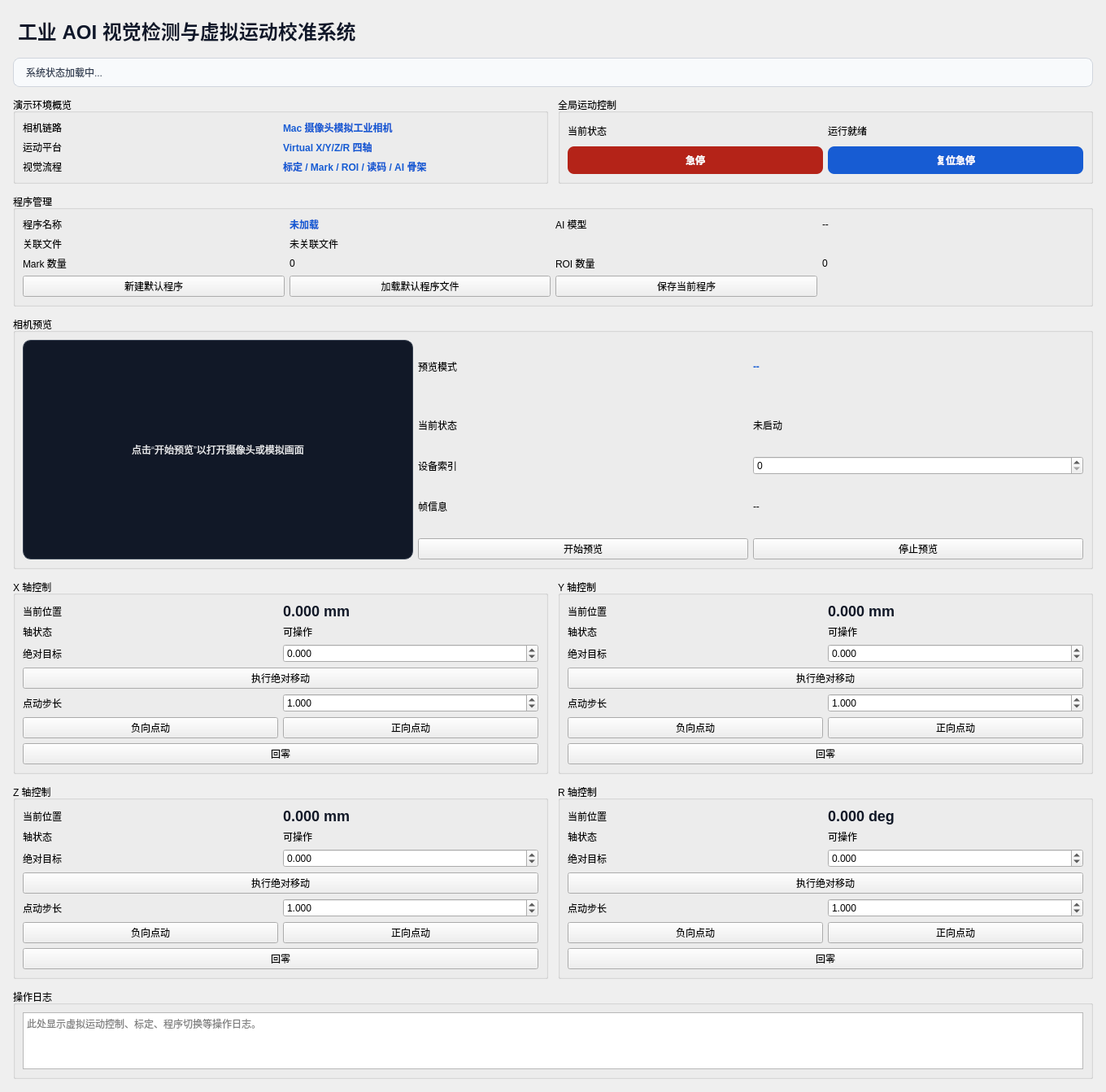
<?xml version="1.0" encoding="UTF-8"?>
<ui version="4.0">
 <class>MainWindow</class>
 <widget class="QMainWindow" name="MainWindow">
  <property name="geometry">
   <rect>
    <x>0</x>
    <y>0</y>
    <width>1360</width>
    <height>860</height>
   </rect>
  </property>
  <property name="windowTitle">
   <string>Industrial Desktop AOI System</string>
  </property>
  <widget class="QWidget" name="centralwidget">
   <layout class="QVBoxLayout" name="verticalLayout">
    <property name="spacing">
     <number>12</number>
    </property>
    <property name="leftMargin">
     <number>16</number>
    </property>
    <property name="topMargin">
     <number>16</number>
    </property>
    <property name="rightMargin">
     <number>16</number>
    </property>
    <property name="bottomMargin">
     <number>16</number>
    </property>
    <item>
     <widget class="QLabel" name="titleLabel">
      <property name="styleSheet">
       <string notr="true">font-size: 24px; font-weight: 700; color: #0f172a; padding: 4px 0;</string>
      </property>
      <property name="text">
       <string>工业 AOI 视觉检测与虚拟运动校准系统</string>
      </property>
     </widget>
    </item>
    <item>
     <widget class="QLabel" name="statusLabel">
      <property name="styleSheet">
       <string notr="true">padding: 8px 12px; border: 1px solid #d0d5dd; border-radius: 8px; background: #f8fafc; color: #344054;</string>
      </property>
      <property name="text">
       <string>系统状态加载中...</string>
      </property>
     </widget>
    </item>
    <item>
     <layout class="QHBoxLayout" name="overviewLayout">
      <property name="spacing">
       <number>12</number>
      </property>
      <item>
       <widget class="QGroupBox" name="demoOverviewGroupBox">
        <property name="title">
         <string>演示环境概览</string>
        </property>
        <layout class="QGridLayout" name="demoOverviewGridLayout">
         <item row="0" column="0">
          <widget class="QLabel" name="cameraTitleLabel">
           <property name="text">
            <string>相机链路</string>
           </property>
          </widget>
         </item>
         <item row="0" column="1">
          <widget class="QLabel" name="cameraValueLabel">
           <property name="styleSheet">
            <string notr="true">font-weight: 700; color: #175cd3;</string>
           </property>
           <property name="text">
            <string>Mac 摄像头模拟工业相机</string>
           </property>
          </widget>
         </item>
         <item row="1" column="0">
          <widget class="QLabel" name="motionTitleLabel">
           <property name="text">
            <string>运动平台</string>
           </property>
          </widget>
         </item>
         <item row="1" column="1">
          <widget class="QLabel" name="motionValueLabel">
           <property name="styleSheet">
            <string notr="true">font-weight: 700; color: #175cd3;</string>
           </property>
           <property name="text">
            <string>Virtual X/Y/Z/R 四轴</string>
           </property>
          </widget>
         </item>
         <item row="2" column="0">
          <widget class="QLabel" name="visionTitleLabel">
           <property name="text">
            <string>视觉流程</string>
           </property>
          </widget>
         </item>
         <item row="2" column="1">
          <widget class="QLabel" name="visionValueLabel">
           <property name="styleSheet">
            <string notr="true">font-weight: 700; color: #175cd3;</string>
           </property>
           <property name="text">
            <string>标定 / Mark / ROI / 读码 / AI 骨架</string>
           </property>
          </widget>
         </item>
        </layout>
       </widget>
      </item>
      <item>
       <widget class="QGroupBox" name="motionCommandGroupBox">
        <property name="title">
         <string>全局运动控制</string>
        </property>
        <layout class="QGridLayout" name="motionCommandGridLayout">
         <item row="0" column="0">
          <widget class="QLabel" name="motionStateTitleLabel">
           <property name="text">
            <string>当前状态</string>
           </property>
          </widget>
         </item>
         <item row="0" column="1">
          <widget class="QLabel" name="motionStateValueLabel">
           <property name="text">
            <string>运行就绪</string>
           </property>
          </widget>
         </item>
         <item row="1" column="0">
          <widget class="QPushButton" name="emergencyStopButton">
           <property name="styleSheet">
            <string notr="true">QPushButton { background: #b42318; color: white; font-weight: 700; padding: 8px 18px; border-radius: 8px; } QPushButton:disabled { background: #fda29b; }</string>
           </property>
           <property name="text">
            <string>急停</string>
           </property>
          </widget>
         </item>
         <item row="1" column="1">
          <widget class="QPushButton" name="resetStopButton">
           <property name="styleSheet">
            <string notr="true">QPushButton { background: #175cd3; color: white; font-weight: 700; padding: 8px 18px; border-radius: 8px; } QPushButton:disabled { background: #84caff; }</string>
           </property>
           <property name="text">
            <string>复位急停</string>
           </property>
          </widget>
         </item>
        </layout>
       </widget>
      </item>
     </layout>
    </item>
    <item>
     <widget class="QGroupBox" name="programSummaryGroupBox">
      <property name="title">
       <string>程序管理</string>
      </property>
      <layout class="QGridLayout" name="programSummaryGridLayout">
       <item row="0" column="0">
        <widget class="QLabel" name="programNameTitleLabel">
         <property name="text">
          <string>程序名称</string>
         </property>
        </widget>
       </item>
       <item row="0" column="1">
        <widget class="QLabel" name="programNameValueLabel">
         <property name="styleSheet">
          <string notr="true">font-weight: 700; color: #175cd3;</string>
         </property>
         <property name="text">
          <string>未加载</string>
         </property>
        </widget>
       </item>
       <item row="0" column="2">
        <widget class="QLabel" name="programAiModelTitleLabel">
         <property name="text">
          <string>AI 模型</string>
         </property>
        </widget>
       </item>
       <item row="0" column="3">
        <widget class="QLabel" name="programAiModelValueLabel">
         <property name="text">
          <string>--</string>
         </property>
        </widget>
       </item>
       <item row="1" column="0">
        <widget class="QLabel" name="programFileTitleLabel">
         <property name="text">
          <string>关联文件</string>
         </property>
        </widget>
       </item>
       <item row="1" column="1" colspan="3">
        <widget class="QLabel" name="programFileValueLabel">
         <property name="text">
          <string>未关联文件</string>
         </property>
         <property name="wordWrap">
          <bool>true</bool>
         </property>
        </widget>
       </item>
       <item row="2" column="0">
        <widget class="QLabel" name="programMarksTitleLabel">
         <property name="text">
          <string>Mark 数量</string>
         </property>
        </widget>
       </item>
       <item row="2" column="1">
        <widget class="QLabel" name="programMarksValueLabel">
         <property name="text">
          <string>0</string>
         </property>
        </widget>
       </item>
       <item row="2" column="2">
        <widget class="QLabel" name="programRoisTitleLabel">
         <property name="text">
          <string>ROI 数量</string>
         </property>
        </widget>
       </item>
       <item row="2" column="3">
        <widget class="QLabel" name="programRoisValueLabel">
         <property name="text">
          <string>0</string>
         </property>
        </widget>
       </item>
       <item row="3" column="0">
        <widget class="QPushButton" name="newProgramButton">
         <property name="text">
          <string>新建默认程序</string>
         </property>
        </widget>
       </item>
       <item row="3" column="1">
        <widget class="QPushButton" name="loadProgramButton">
         <property name="text">
          <string>加载默认程序文件</string>
         </property>
        </widget>
       </item>
       <item row="3" column="2">
        <widget class="QPushButton" name="saveProgramButton">
         <property name="text">
          <string>保存当前程序</string>
         </property>
        </widget>
       </item>
      </layout>
     </widget>
    </item>
    <item>
     <widget class="QGroupBox" name="cameraPreviewGroupBox">
      <property name="title">
       <string>相机预览</string>
      </property>
      <layout class="QGridLayout" name="cameraPreviewGridLayout">
       <item row="0" column="0" rowspan="5">
        <widget class="QLabel" name="cameraPreviewLabel">
         <property name="minimumSize">
          <size>
           <width>480</width>
           <height>270</height>
          </size>
         </property>
         <property name="styleSheet">
          <string notr="true">background: #111827; color: #e5e7eb; border: 1px solid #374151; border-radius: 10px; padding: 12px;</string>
         </property>
         <property name="frameShape">
          <enum>QFrame::StyledPanel</enum>
         </property>
         <property name="alignment">
          <set>Qt::AlignCenter</set>
         </property>
         <property name="text">
          <string>点击“开始预览”以打开摄像头或模拟画面</string>
         </property>
         <property name="wordWrap">
          <bool>true</bool>
         </property>
        </widget>
       </item>
       <item row="0" column="1">
        <widget class="QLabel" name="cameraSourceTitleLabel">
         <property name="text">
          <string>预览模式</string>
         </property>
        </widget>
       </item>
       <item row="0" column="2">
        <widget class="QLabel" name="cameraSourceValueLabel">
         <property name="styleSheet">
          <string notr="true">font-weight: 700; color: #175cd3;</string>
         </property>
         <property name="text">
          <string>--</string>
         </property>
        </widget>
       </item>
       <item row="1" column="1">
        <widget class="QLabel" name="cameraStatusTitleLabel">
         <property name="text">
          <string>当前状态</string>
         </property>
        </widget>
       </item>
       <item row="1" column="2">
        <widget class="QLabel" name="cameraStatusValueLabel">
         <property name="text">
          <string>未启动</string>
         </property>
        </widget>
       </item>
       <item row="2" column="1">
        <widget class="QLabel" name="cameraIndexTitleLabel">
         <property name="text">
          <string>设备索引</string>
         </property>
        </widget>
       </item>
       <item row="2" column="2">
        <widget class="QSpinBox" name="cameraIndexSpinBox">
         <property name="minimum">
          <number>0</number>
         </property>
         <property name="maximum">
          <number>9</number>
         </property>
        </widget>
       </item>
       <item row="3" column="1">
        <widget class="QLabel" name="cameraFrameInfoTitleLabel">
         <property name="text">
          <string>帧信息</string>
         </property>
        </widget>
       </item>
       <item row="3" column="2">
        <widget class="QLabel" name="cameraFrameInfoValueLabel">
         <property name="text">
          <string>--</string>
         </property>
        </widget>
       </item>
       <item row="4" column="1">
        <widget class="QPushButton" name="startCameraButton">
         <property name="text">
          <string>开始预览</string>
         </property>
        </widget>
       </item>
       <item row="4" column="2">
        <widget class="QPushButton" name="stopCameraButton">
         <property name="text">
          <string>停止预览</string>
         </property>
        </widget>
       </item>
      </layout>
     </widget>
    </item>
    <item>
     <layout class="QGridLayout" name="axisGridLayout">
      <property name="horizontalSpacing">
       <number>12</number>
      </property>
      <property name="verticalSpacing">
       <number>12</number>
      </property>
      <item row="0" column="0">
       <widget class="QGroupBox" name="xAxisGroupBox">
        <property name="title">
         <string>X 轴控制</string>
        </property>
        <layout class="QGridLayout" name="xAxisGridLayout">
         <item row="0" column="0">
          <widget class="QLabel" name="xPositionTitleLabel">
           <property name="text">
            <string>当前位置</string>
           </property>
          </widget>
         </item>
         <item row="0" column="1">
          <widget class="QLabel" name="xPositionValueLabel">
           <property name="styleSheet">
            <string notr="true">font-size: 18px; font-weight: 700; color: #111827;</string>
           </property>
           <property name="text">
            <string>0.000 mm</string>
           </property>
          </widget>
         </item>
         <item row="1" column="0">
          <widget class="QLabel" name="xAxisStateTitleLabel">
           <property name="text">
            <string>轴状态</string>
           </property>
          </widget>
         </item>
         <item row="1" column="1">
          <widget class="QLabel" name="xAxisStateValueLabel">
           <property name="text">
            <string>可操作</string>
           </property>
          </widget>
         </item>
         <item row="2" column="0">
          <widget class="QLabel" name="xTargetTitleLabel">
           <property name="text">
            <string>绝对目标</string>
           </property>
          </widget>
         </item>
         <item row="2" column="1">
          <widget class="QDoubleSpinBox" name="xTargetSpinBox">
           <property name="minimum">
            <double>-9999.000000000000000</double>
           </property>
           <property name="maximum">
            <double>9999.000000000000000</double>
           </property>
           <property name="decimals">
            <number>3</number>
           </property>
          </widget>
         </item>
         <item row="3" column="0" colspan="2">
          <widget class="QPushButton" name="xAbsMoveButton">
           <property name="text">
            <string>执行绝对移动</string>
           </property>
          </widget>
         </item>
         <item row="4" column="0">
          <widget class="QLabel" name="xStepTitleLabel">
           <property name="text">
            <string>点动步长</string>
           </property>
          </widget>
         </item>
         <item row="4" column="1">
          <widget class="QDoubleSpinBox" name="xStepSpinBox">
           <property name="minimum">
            <double>0.001000000000000</double>
           </property>
           <property name="maximum">
            <double>999.000000000000000</double>
           </property>
           <property name="value">
            <double>1.000000000000000</double>
           </property>
           <property name="decimals">
            <number>3</number>
           </property>
          </widget>
         </item>
         <item row="5" column="0">
          <widget class="QPushButton" name="xJogNegativeButton">
           <property name="text">
            <string>负向点动</string>
           </property>
          </widget>
         </item>
         <item row="5" column="1">
          <widget class="QPushButton" name="xJogPositiveButton">
           <property name="text">
            <string>正向点动</string>
           </property>
          </widget>
         </item>
         <item row="6" column="0" colspan="2">
          <widget class="QPushButton" name="xHomeButton">
           <property name="text">
            <string>回零</string>
           </property>
          </widget>
         </item>
        </layout>
       </widget>
      </item>
      <item row="0" column="1">
       <widget class="QGroupBox" name="yAxisGroupBox">
        <property name="title">
         <string>Y 轴控制</string>
        </property>
        <layout class="QGridLayout" name="yAxisGridLayout">
         <item row="0" column="0">
          <widget class="QLabel" name="yPositionTitleLabel">
           <property name="text">
            <string>当前位置</string>
           </property>
          </widget>
         </item>
         <item row="0" column="1">
          <widget class="QLabel" name="yPositionValueLabel">
           <property name="styleSheet">
            <string notr="true">font-size: 18px; font-weight: 700; color: #111827;</string>
           </property>
           <property name="text">
            <string>0.000 mm</string>
           </property>
          </widget>
         </item>
         <item row="1" column="0">
          <widget class="QLabel" name="yAxisStateTitleLabel">
           <property name="text">
            <string>轴状态</string>
           </property>
          </widget>
         </item>
         <item row="1" column="1">
          <widget class="QLabel" name="yAxisStateValueLabel">
           <property name="text">
            <string>可操作</string>
           </property>
          </widget>
         </item>
         <item row="2" column="0">
          <widget class="QLabel" name="yTargetTitleLabel">
           <property name="text">
            <string>绝对目标</string>
           </property>
          </widget>
         </item>
         <item row="2" column="1">
          <widget class="QDoubleSpinBox" name="yTargetSpinBox">
           <property name="minimum">
            <double>-9999.000000000000000</double>
           </property>
           <property name="maximum">
            <double>9999.000000000000000</double>
           </property>
           <property name="decimals">
            <number>3</number>
           </property>
          </widget>
         </item>
         <item row="3" column="0" colspan="2">
          <widget class="QPushButton" name="yAbsMoveButton">
           <property name="text">
            <string>执行绝对移动</string>
           </property>
          </widget>
         </item>
         <item row="4" column="0">
          <widget class="QLabel" name="yStepTitleLabel">
           <property name="text">
            <string>点动步长</string>
           </property>
          </widget>
         </item>
         <item row="4" column="1">
          <widget class="QDoubleSpinBox" name="yStepSpinBox">
           <property name="minimum">
            <double>0.001000000000000</double>
           </property>
           <property name="maximum">
            <double>999.000000000000000</double>
           </property>
           <property name="value">
            <double>1.000000000000000</double>
           </property>
           <property name="decimals">
            <number>3</number>
           </property>
          </widget>
         </item>
         <item row="5" column="0">
          <widget class="QPushButton" name="yJogNegativeButton">
           <property name="text">
            <string>负向点动</string>
           </property>
          </widget>
         </item>
         <item row="5" column="1">
          <widget class="QPushButton" name="yJogPositiveButton">
           <property name="text">
            <string>正向点动</string>
           </property>
          </widget>
         </item>
         <item row="6" column="0" colspan="2">
          <widget class="QPushButton" name="yHomeButton">
           <property name="text">
            <string>回零</string>
           </property>
          </widget>
         </item>
        </layout>
       </widget>
      </item>
      <item row="1" column="0">
       <widget class="QGroupBox" name="zAxisGroupBox">
        <property name="title">
         <string>Z 轴控制</string>
        </property>
        <layout class="QGridLayout" name="zAxisGridLayout">
         <item row="0" column="0">
          <widget class="QLabel" name="zPositionTitleLabel">
           <property name="text">
            <string>当前位置</string>
           </property>
          </widget>
         </item>
         <item row="0" column="1">
          <widget class="QLabel" name="zPositionValueLabel">
           <property name="styleSheet">
            <string notr="true">font-size: 18px; font-weight: 700; color: #111827;</string>
           </property>
           <property name="text">
            <string>0.000 mm</string>
           </property>
          </widget>
         </item>
         <item row="1" column="0">
          <widget class="QLabel" name="zAxisStateTitleLabel">
           <property name="text">
            <string>轴状态</string>
           </property>
          </widget>
         </item>
         <item row="1" column="1">
          <widget class="QLabel" name="zAxisStateValueLabel">
           <property name="text">
            <string>可操作</string>
           </property>
          </widget>
         </item>
         <item row="2" column="0">
          <widget class="QLabel" name="zTargetTitleLabel">
           <property name="text">
            <string>绝对目标</string>
           </property>
          </widget>
         </item>
         <item row="2" column="1">
          <widget class="QDoubleSpinBox" name="zTargetSpinBox">
           <property name="minimum">
            <double>-9999.000000000000000</double>
           </property>
           <property name="maximum">
            <double>9999.000000000000000</double>
           </property>
           <property name="decimals">
            <number>3</number>
           </property>
          </widget>
         </item>
         <item row="3" column="0" colspan="2">
          <widget class="QPushButton" name="zAbsMoveButton">
           <property name="text">
            <string>执行绝对移动</string>
           </property>
          </widget>
         </item>
         <item row="4" column="0">
          <widget class="QLabel" name="zStepTitleLabel">
           <property name="text">
            <string>点动步长</string>
           </property>
          </widget>
         </item>
         <item row="4" column="1">
          <widget class="QDoubleSpinBox" name="zStepSpinBox">
           <property name="minimum">
            <double>0.001000000000000</double>
           </property>
           <property name="maximum">
            <double>999.000000000000000</double>
           </property>
           <property name="value">
            <double>1.000000000000000</double>
           </property>
           <property name="decimals">
            <number>3</number>
           </property>
          </widget>
         </item>
         <item row="5" column="0">
          <widget class="QPushButton" name="zJogNegativeButton">
           <property name="text">
            <string>负向点动</string>
           </property>
          </widget>
         </item>
         <item row="5" column="1">
          <widget class="QPushButton" name="zJogPositiveButton">
           <property name="text">
            <string>正向点动</string>
           </property>
          </widget>
         </item>
         <item row="6" column="0" colspan="2">
          <widget class="QPushButton" name="zHomeButton">
           <property name="text">
            <string>回零</string>
           </property>
          </widget>
         </item>
        </layout>
       </widget>
      </item>
      <item row="1" column="1">
       <widget class="QGroupBox" name="rAxisGroupBox">
        <property name="title">
         <string>R 轴控制</string>
        </property>
        <layout class="QGridLayout" name="rAxisGridLayout">
         <item row="0" column="0">
          <widget class="QLabel" name="rPositionTitleLabel">
           <property name="text">
            <string>当前位置</string>
           </property>
          </widget>
         </item>
         <item row="0" column="1">
          <widget class="QLabel" name="rPositionValueLabel">
           <property name="styleSheet">
            <string notr="true">font-size: 18px; font-weight: 700; color: #111827;</string>
           </property>
           <property name="text">
            <string>0.000 deg</string>
           </property>
          </widget>
         </item>
         <item row="1" column="0">
          <widget class="QLabel" name="rAxisStateTitleLabel">
           <property name="text">
            <string>轴状态</string>
           </property>
          </widget>
         </item>
         <item row="1" column="1">
          <widget class="QLabel" name="rAxisStateValueLabel">
           <property name="text">
            <string>可操作</string>
           </property>
          </widget>
         </item>
         <item row="2" column="0">
          <widget class="QLabel" name="rTargetTitleLabel">
           <property name="text">
            <string>绝对目标</string>
           </property>
          </widget>
         </item>
         <item row="2" column="1">
          <widget class="QDoubleSpinBox" name="rTargetSpinBox">
           <property name="minimum">
            <double>-360.000000000000000</double>
           </property>
           <property name="maximum">
            <double>360.000000000000000</double>
           </property>
           <property name="decimals">
            <number>3</number>
           </property>
          </widget>
         </item>
         <item row="3" column="0" colspan="2">
          <widget class="QPushButton" name="rAbsMoveButton">
           <property name="text">
            <string>执行绝对移动</string>
           </property>
          </widget>
         </item>
         <item row="4" column="0">
          <widget class="QLabel" name="rStepTitleLabel">
           <property name="text">
            <string>点动步长</string>
           </property>
          </widget>
         </item>
         <item row="4" column="1">
          <widget class="QDoubleSpinBox" name="rStepSpinBox">
           <property name="minimum">
            <double>0.001000000000000</double>
           </property>
           <property name="maximum">
            <double>360.000000000000000</double>
           </property>
           <property name="value">
            <double>1.000000000000000</double>
           </property>
           <property name="decimals">
            <number>3</number>
           </property>
          </widget>
         </item>
         <item row="5" column="0">
          <widget class="QPushButton" name="rJogNegativeButton">
           <property name="text">
            <string>负向点动</string>
           </property>
          </widget>
         </item>
         <item row="5" column="1">
          <widget class="QPushButton" name="rJogPositiveButton">
           <property name="text">
            <string>正向点动</string>
           </property>
          </widget>
         </item>
         <item row="6" column="0" colspan="2">
          <widget class="QPushButton" name="rHomeButton">
           <property name="text">
            <string>回零</string>
           </property>
          </widget>
         </item>
        </layout>
       </widget>
      </item>
     </layout>
    </item>
    <item>
     <widget class="QGroupBox" name="consoleGroupBox">
      <property name="title">
       <string>操作日志</string>
      </property>
      <layout class="QVBoxLayout" name="consoleGroupLayout">
       <item>
        <widget class="QTextEdit" name="consoleTextEdit">
         <property name="readOnly">
          <bool>true</bool>
         </property>
         <property name="placeholderText">
          <string>此处显示虚拟运动控制、标定、程序切换等操作日志。</string>
         </property>
        </widget>
       </item>
      </layout>
     </widget>
    </item>
   </layout>
  </widget>
 </widget>
 <resources/>
 <connections/>
</ui>
